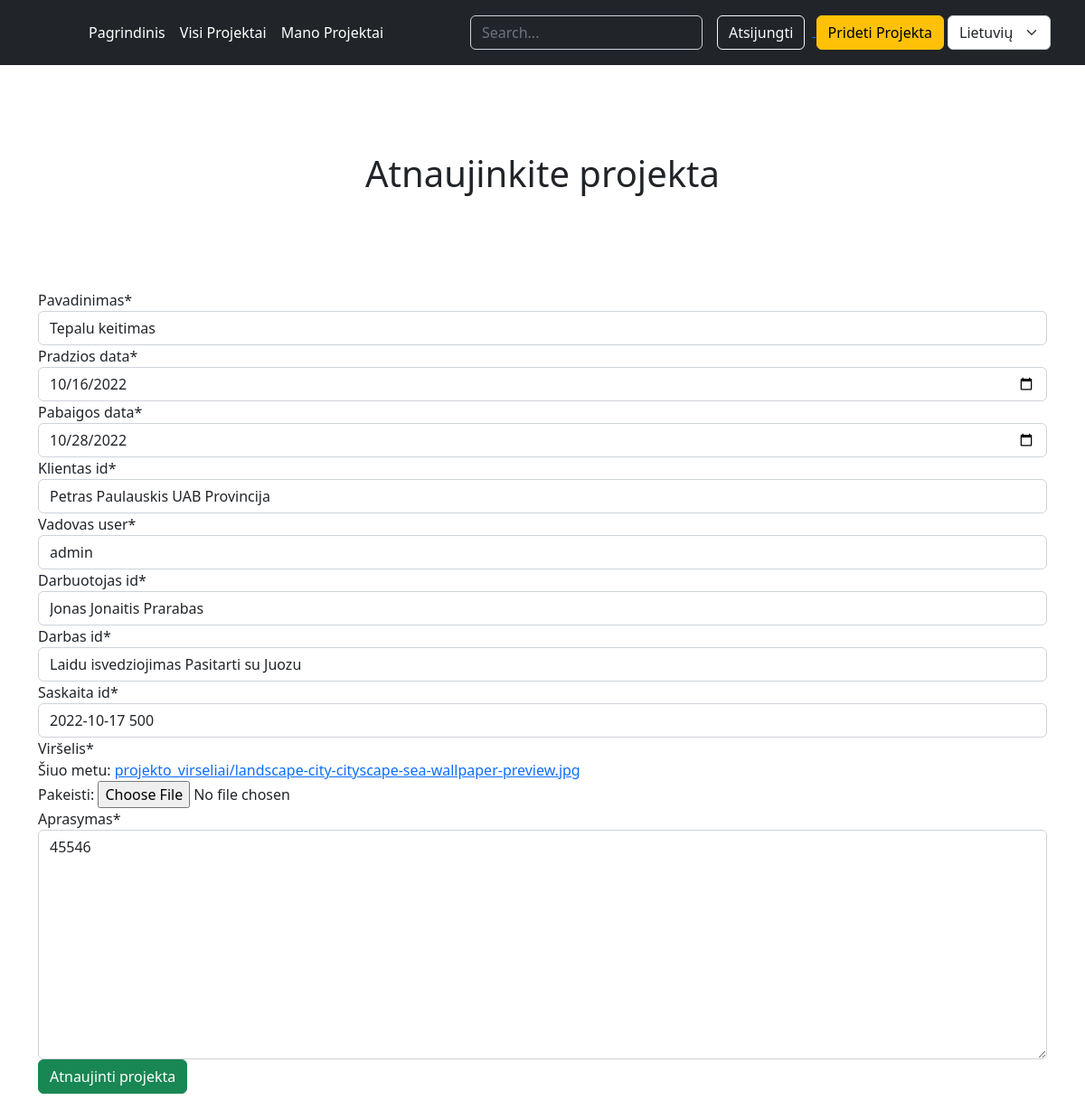
Page /user-project/6/update (signed in) on the earlier database version.
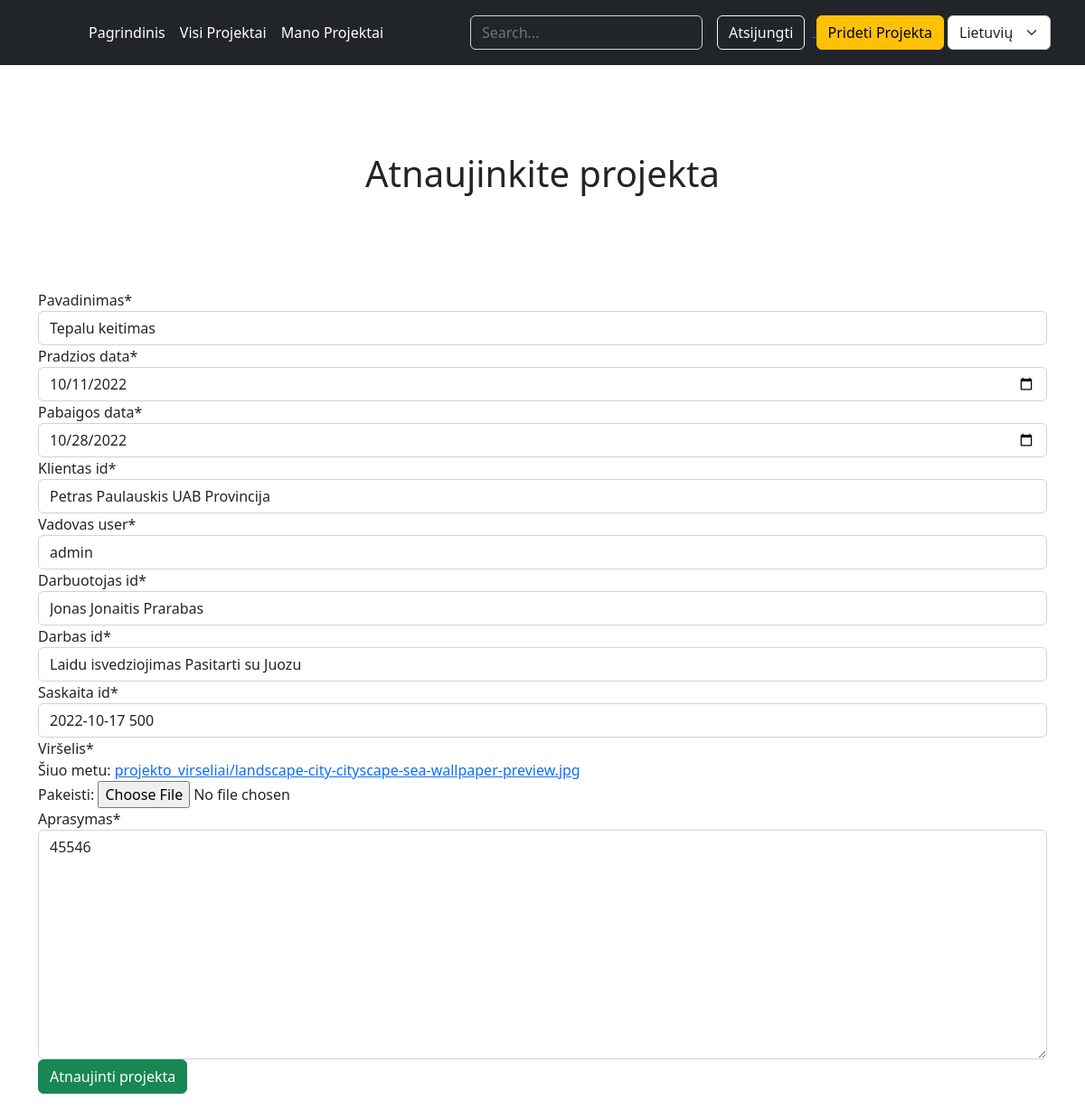
Same page on the later database version.
### projektai/models.py (models this page shows, shortened)
class Projektas(models.Model):
    pavadinimas = models.CharField(_('Pavadinimas'), max_length=20)
    pradzios_data=models.DateField(_("Pradžios data"))
    pabaigos_data = models.DateField(_("Pabaigos data"))
    klientas_id = models.ForeignKey('Klientas',on_delete=models.SET_NULL,null=True)
    vadovas_user= models.ForeignKey(User,on_delete=models.SET_NULL,null=True)
    darbuotojas_id = models.ForeignKey("Darbuotojas",on_delete=models.SET_NULL,null=True)
    darbas_id = models.ForeignKey("Darbas",on_delete=models.SET_NULL,null=True)
    saskaita_id = models.ForeignKey("Saskaita",on_delete=models.SET_NULL,null=True)
    nuotrauka = models.ImageField(_('Viršelis'), upload_to='projekto_virseliai', null=True)
    aprasymas = HTMLField(_('Aprasymas'), null=True)
    class Meta:
        verbose_name = _("Projektas")
        verbose_name_plural = _('Projektai')
        ordering = ['pradzios_data',]

### projektai/views.py (the view, shortened to what this page needs)
# urls.py: path('user-project/<int:pk>/update', views.UserProjektasUpdateView.as_view(), name='user-projektai-update'),
class UserProjektasUpdateView(LoginRequiredMixin,UserPassesTestMixin, generic.UpdateView):
    model = Projektas
    form_class = MyForm
    success_url = '/user-project/'
    template_name = 'user-project-form.html'
    def test_func(self):
        projektas = self.get_object()
        return self.request.user == projektas.vadovas_user

### projektai/forms.py
class MyForm(forms.ModelForm):
  class Meta:
    model = Projektas
    fields = ["pavadinimas", "pradzios_data","pabaigos_data", "klientas_id","vadovas_user", "darbuotojas_id","darbas_id", "saskaita_id","nuotrauka", "aprasymas",]
    labels = {'pavadinimas': "Pavadinimas", "pradzios_data": "Pradzios data",}
    widgets = {'pradzios_data': DateInput(), "pabaigos_data": DateInput()}

### projektai/models.py (called while the page is built)
    def __str__(self):
        return f"{self.vardas} {self.pavarde} {self.imone}"

    def __str__(self):
        return f"{self.vardas} {self.pavarde} {self.pareigos}"

    def __str__(self):
        return f"{self.pavadinimas} {self.pastabos} "

    def __str__(self):
        return f"{self.israsymo_data} {self.suma} "

### templates/user-project-form.html (shortened to what this page needs)
{% extends 'base.html' %}
{% block content %}
{% load i18n %}
<section class="py-5 text-center container">
    <div class="row py-lg-5">
      <div class="col-lg-6 col-md-8 mx-auto">
        <h1 class="fw-light">Atnaujinkite projekta</h1>
      </div>
    </div>
  </section>
 <form method="POST" enctype="multipart/form-data" >
     {% load crispy_forms_tags %}
    {{  form|crispy   }}
    <button type="submit" class="btn btn-success">Atnaujinti projekta</button>
  </form>
<div class="row py-lg-5">
</div>
    {% endblock %}

Differences in the rows shown:
changed Projektas "Tepalu keitimas": pradzios_data "10/16/2022" → "10/11/2022"
